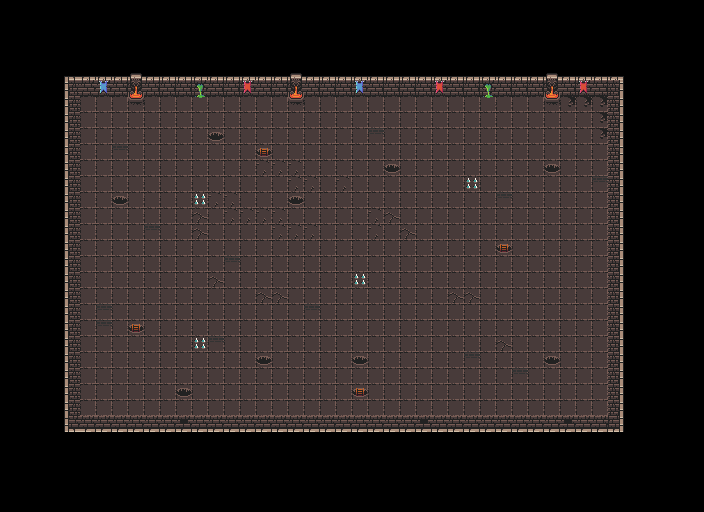

Below is a game level as drawn by its tile map, then a one-line description and the .tmx that defines it (tile-layer data replaced by summaries):
An orthogonal 44x32 tile map with 16x16 px tiles, 3 tile layers (Floor, Tile Layer 2, Tile Layer 1).

<map version="1.4" tiledversion="1.4.3" orientation="orthogonal" renderorder="right-down" width="44" height="32" tilewidth="16" tileheight="16" infinite="0" nextlayerid="4" nextobjectid="1">
 <tileset firstgid="1" source="0x72_DungeonTilesetII_v1.3.tsx" />
 <layer id="3" name="Floor" width="44" height="32">
  <data>[1408 cells, 680 non-empty, 7 distinct tile ids]</data>
 </layer>
 <layer id="2" name="Tile Layer 2" width="44" height="32">
  <data>[1408 cells, 36 non-empty, 3 distinct tile ids]</data>
 </layer>
 <layer id="1" name="Tile Layer 1" width="44" height="32">
  <data>[1408 cells, 175 non-empty, 19 distinct tile ids]</data>
 </layer>
</map>
